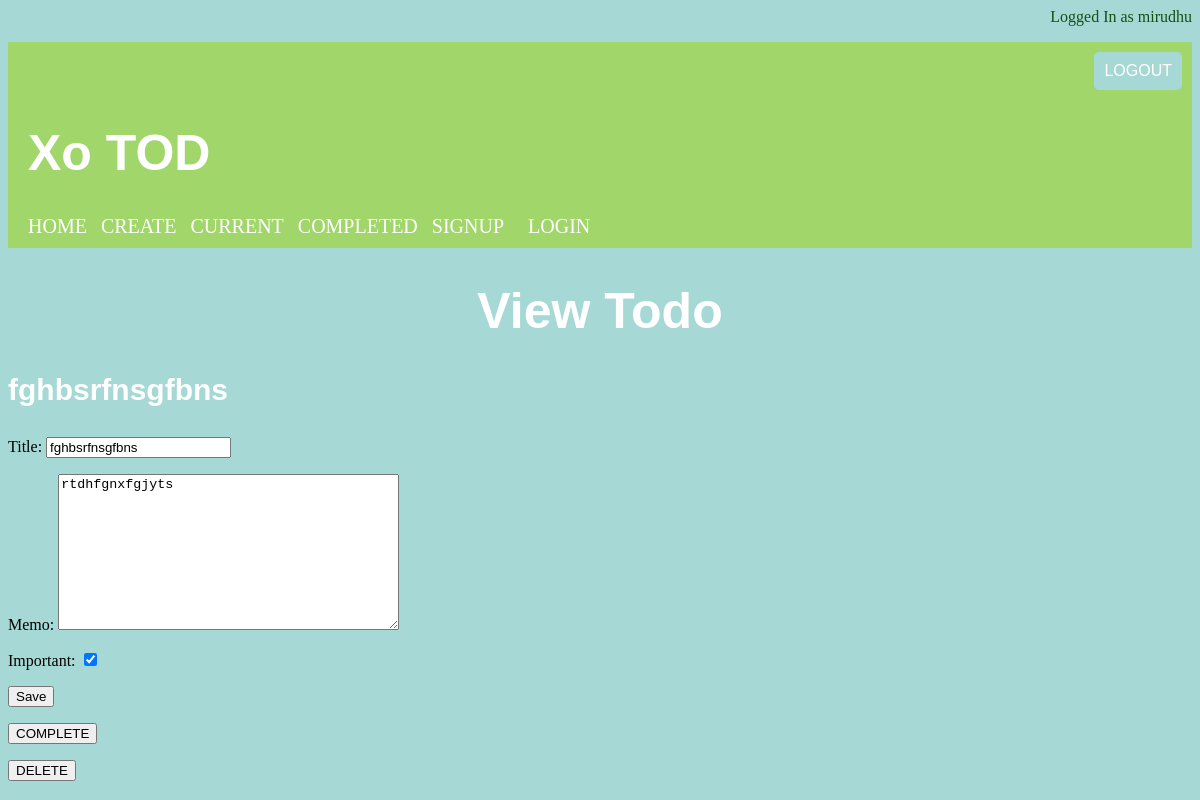
The page /todo16 (signed in) on the database its author committed.
### todo/models.py (models this page shows, shortened)
class Todo(models.Model):
    title = models.CharField(max_length=100)
    memo = models.TextField(blank=True)
    created = models.DateTimeField(auto_now_add=True)
    datecompleted = models.DateTimeField(null=True, blank=True)
    important = models.BooleanField(default=False)
    user = models.ForeignKey(User, on_delete=models.CASCADE)

### todo/views.py (the view, shortened to what this page needs)
# urls.py: path('todo<int:todo_pk>', views.viewtodo, name='viewtodo'),
@login_required
def viewtodo(request, todo_pk):
    todo = get_object_or_404(Todo, pk=todo_pk, user=request.user)
    if request.method == 'GET':
        form = TodoForm(instance=todo)
        return render(request, 'todo/viewtodo.html', {'todo' : todo, 'form': form})

### todo/forms.py
class TodoForm(ModelForm):
    class Meta:
        model = Todo
        fields = ['title', 'memo', 'important']

### todo/templates/todo/viewtodo.html (shortened to what this page needs)
{% extends 'base.html' %}
{% load static %}
{% block content %}
    <head>
        <link rel="stylesheet" href="{% static 'viewtodo.css' %}">
        <link rel="stylesheet" href="{% static 'base.css' %}">
    </head>
    <body>
        <div class="container">
            <h1 class="sub-title">View Todo</h1>
            <h3 class="todo-title">{{ todo.title }}</h3>
            <form method="POST">
                {{ form.as_p }}
                <button type="submit">Save</button>
            </form>
            <form method="POST" action="{% url 'completetodo' todo.id %}">
                <button type="submit"> COMPLETE </button>
            </form>
            <form method="POST" action="{% url 'deletetodo' todo.id %}">
                <button type="submit"> DELETE </button>
            </form>
        </div>
    </body>
{% endblock %}

### todo/templates/base.html (shortened to what this page needs)
{% load static %}
    <html lang="en">
    <head>
    </head>
    {% if user.is_authenticated %}
        <p class="loggeduser">
            Logged In as {{ user.username }}
        </p>
        <div class="div-1">
            <div class="logout-container">
                <form action="{% url 'logout' %}" method="POST">
                    <button class="logout" type="submit">LOGOUT</button>
                </form>
            </div>
            <div>
                <h1 class="title">Xo TOD</h1>
            </div>
            <a href="{% url 'home' %}" class="link">HOME</a>
            <a href="{% url 'createtodo' %}" class="link">CREATE</a>
            <a href="{% url 'currenttodos' %}" class="link">CURRENT</a>
            <a href="{% url 'completedtodo' %}" class="link">COMPLETED</a>
            <a href="{% url 'signup' %}" class="link">SIGNUP</a>
            <a href="{% url 'login' %}" class="link" style="margin-left: 20px;">LOGIN</a>
        </div>
    {% endif %}
{% block content %}
{% endblock %}

### todo/static/viewtodo.css (style rules this page uses)
.container { text-align: left; }
.sub-title { color: white; font-size: 50px; font-family: sans-serif; text-align: center; }
.todo-title { color: white; font-size: 30px; font-family: sans-serif; text-align: left; }

### todo/static/base.css (style rules this page uses)
body { background-color: rgb(166, 216, 214); }
.div-1 { background-color: rgba(160, 214, 51, 0.657); padding: 10px; text-align: left; }
.title { margin-left: 10px; color: white; font-size: 50px; font-family: sans-serif; text-align: left; }
.link { text-decoration: None; color: white; font-size: 20px; font-family: Gill Sans; text-align: left; margin-left: 10px; }
.loggeduser { text-align: right; margin-left: 20px; color: rgb(22, 79, 19); }
.logout-container { text-align: right; }
.logout { background-color: rgb(166, 216, 214); color: white; padding: 10px 10px; border: none; border-radius: 5px; cursor: pointer; font-size: 16px; }

### rows shown on the page
Todo: title "fghbsrfnsgfbns", memo "rtdhfgnxfgjyts", important "☑"

### other values the page prints
{{ user.username }} "mirudhu"
